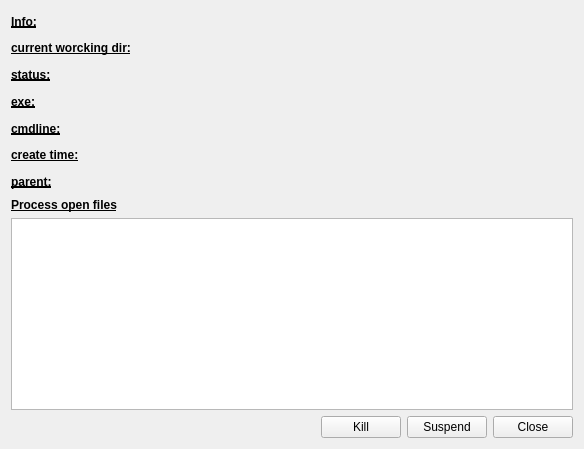
<?xml version="1.0" encoding="UTF-8"?>
<ui version="4.0">
 <class>Form</class>
 <widget class="QWidget" name="Form">
  <property name="geometry">
   <rect>
    <x>0</x>
    <y>0</y>
    <width>584</width>
    <height>449</height>
   </rect>
  </property>
  <property name="windowTitle">
   <string>Form</string>
  </property>
  <layout class="QVBoxLayout" name="verticalLayout_2" stretch="1,0,0,0">
   <item>
    <layout class="QVBoxLayout" name="verticalLayout">
     <item>
      <layout class="QHBoxLayout" name="horizontalLayout" stretch="0,1">
       <item>
        <widget class="QLabel" name="label_2">
         <property name="font">
          <font>
           <weight>75</weight>
           <bold>true</bold>
           <underline>true</underline>
          </font>
         </property>
         <property name="text">
          <string>Info:</string>
         </property>
        </widget>
       </item>
       <item>
        <widget class="QLabel" name="label">
         <property name="text">
          <string/>
         </property>
        </widget>
       </item>
      </layout>
     </item>
     <item>
      <layout class="QHBoxLayout" name="horizontalLayout_7" stretch="0,1">
       <item>
        <widget class="QLabel" name="label_4">
         <property name="font">
          <font>
           <weight>75</weight>
           <bold>true</bold>
           <underline>true</underline>
          </font>
         </property>
         <property name="text">
          <string>current worcking dir:</string>
         </property>
        </widget>
       </item>
       <item>
        <widget class="QLabel" name="label_9">
         <property name="text">
          <string/>
         </property>
         <property name="wordWrap">
          <bool>true</bool>
         </property>
        </widget>
       </item>
      </layout>
     </item>
     <item>
      <layout class="QHBoxLayout" name="horizontalLayout_6" stretch="0,1">
       <item>
        <widget class="QLabel" name="label_3">
         <property name="font">
          <font>
           <weight>75</weight>
           <bold>true</bold>
           <underline>true</underline>
          </font>
         </property>
         <property name="text">
          <string>status:</string>
         </property>
        </widget>
       </item>
       <item>
        <widget class="QLabel" name="label_10">
         <property name="text">
          <string/>
         </property>
        </widget>
       </item>
      </layout>
     </item>
     <item>
      <layout class="QHBoxLayout" name="horizontalLayout_5" stretch="0,1">
       <item>
        <widget class="QLabel" name="label_5">
         <property name="font">
          <font>
           <weight>75</weight>
           <bold>true</bold>
           <underline>true</underline>
          </font>
         </property>
         <property name="text">
          <string>exe:</string>
         </property>
        </widget>
       </item>
       <item>
        <widget class="QLabel" name="label_11">
         <property name="text">
          <string/>
         </property>
        </widget>
       </item>
      </layout>
     </item>
     <item>
      <layout class="QHBoxLayout" name="horizontalLayout_4" stretch="0,1">
       <item>
        <widget class="QLabel" name="label_6">
         <property name="font">
          <font>
           <weight>75</weight>
           <bold>true</bold>
           <underline>true</underline>
          </font>
         </property>
         <property name="text">
          <string>cmdline:</string>
         </property>
        </widget>
       </item>
       <item>
        <widget class="QLabel" name="label_12">
         <property name="text">
          <string/>
         </property>
        </widget>
       </item>
      </layout>
     </item>
     <item>
      <layout class="QHBoxLayout" name="horizontalLayout_3" stretch="0,1">
       <item>
        <widget class="QLabel" name="label_7">
         <property name="font">
          <font>
           <weight>75</weight>
           <bold>true</bold>
           <underline>true</underline>
          </font>
         </property>
         <property name="text">
          <string>create time:</string>
         </property>
        </widget>
       </item>
       <item>
        <widget class="QLabel" name="label_13">
         <property name="text">
          <string/>
         </property>
        </widget>
       </item>
      </layout>
     </item>
     <item>
      <layout class="QHBoxLayout" name="horizontalLayout_2" stretch="0,1">
       <item>
        <widget class="QLabel" name="label_8">
         <property name="font">
          <font>
           <weight>75</weight>
           <bold>true</bold>
           <underline>true</underline>
          </font>
         </property>
         <property name="text">
          <string>parent:</string>
         </property>
        </widget>
       </item>
       <item>
        <widget class="QLabel" name="label_14">
         <property name="text">
          <string/>
         </property>
        </widget>
       </item>
      </layout>
     </item>
    </layout>
   </item>
   <item>
    <widget class="QLabel" name="label_15">
     <property name="font">
      <font>
       <weight>75</weight>
       <bold>true</bold>
       <underline>true</underline>
      </font>
     </property>
     <property name="text">
      <string>Process open files</string>
     </property>
    </widget>
   </item>
   <item>
    <widget class="QListWidget" name="listWidget"/>
   </item>
   <item>
    <layout class="QHBoxLayout" name="horizontalLayout_8">
     <item>
      <spacer name="horizontalSpacer">
       <property name="orientation">
        <enum>Qt::Horizontal</enum>
       </property>
       <property name="sizeHint" stdset="0">
        <size>
         <width>40</width>
         <height>20</height>
        </size>
       </property>
      </spacer>
     </item>
     <item>
      <widget class="QPushButton" name="pushButton_3">
       <property name="text">
        <string>Kill</string>
       </property>
      </widget>
     </item>
     <item>
      <widget class="QPushButton" name="pushButton_2">
       <property name="text">
        <string>Suspend</string>
       </property>
      </widget>
     </item>
     <item>
      <widget class="QPushButton" name="pushButton">
       <property name="text">
        <string>Close</string>
       </property>
      </widget>
     </item>
    </layout>
   </item>
  </layout>
 </widget>
 <resources/>
 <connections/>
</ui>
